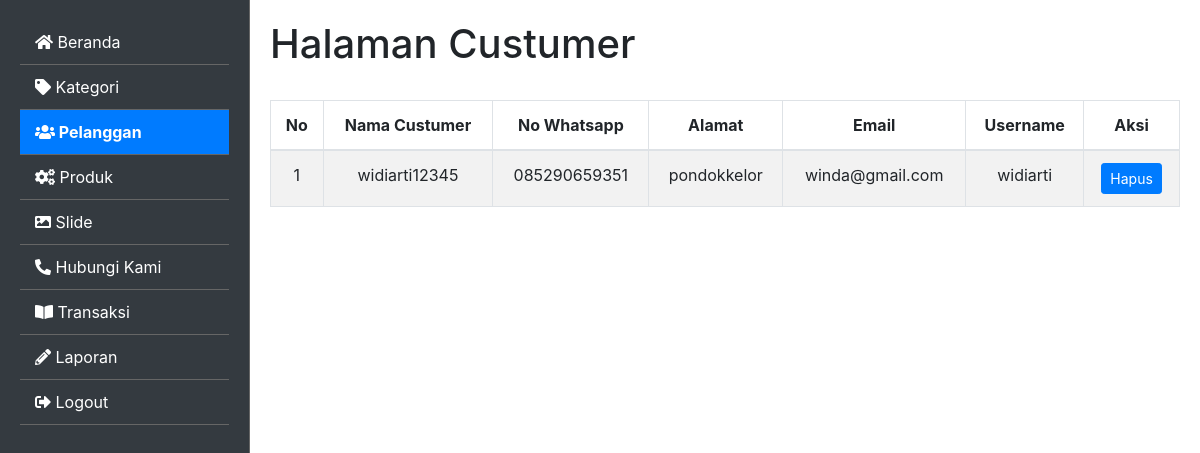
The app's page /administrator/custumer-admin/ (signed in), older data.
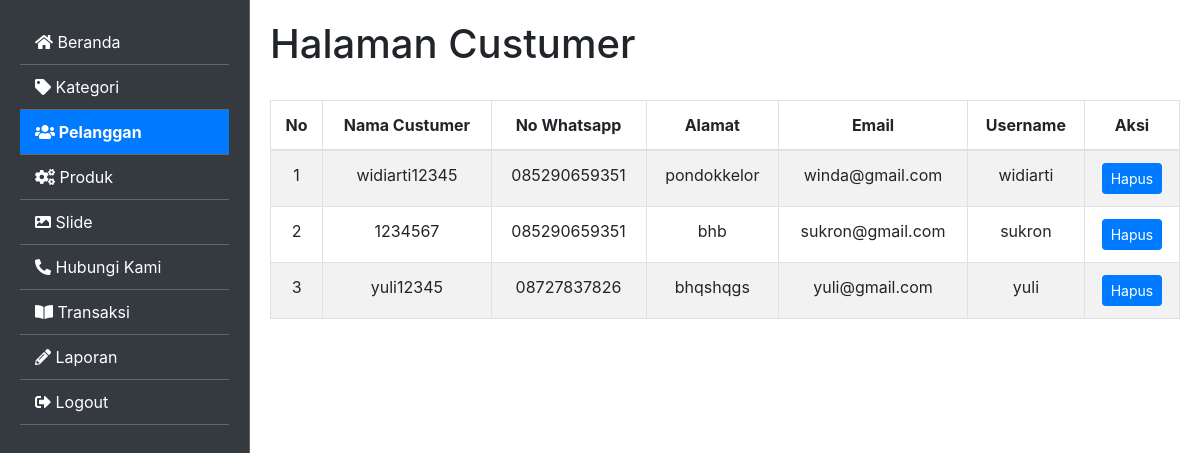
The same page, newer data.
### website/models.py (models this page shows, shortened)
class Custumer(models.Model):
    user = models.OneToOneField(User, null=True, on_delete=models.CASCADE)
    nama = models.CharField(max_length=200, blank=False, null=True)
    wa = models.CharField(max_length=200, blank=False, null=True,verbose_name="No Whatsapp")
    alamat = models.TextField(blank=False, null=True)
    email = models.EmailField(max_length=200, blank=False, null=True)
    date_created= models.DateTimeField(auto_now_add=True, null=True)
    class Meta:
        verbose_name_plural ="Custumer"

### website/decorators.py (the view)
        def perubahan_halaman(request, *args, **kwargs):
            group = None
            if request.user.groups.exists():
                group = request.user.groups.all()[0].name
            if group in yang_diizinkan :
                return fungsi_awal(request, *args, **kwargs)
            else:
                return HttpResponse('<h2><center>Anda Tidak Dijikankan Ke Tampilan ini</center></h2>')

### administrator/views.py (called while the page is built)
@login_required(login_url='loginpage')
@ijinkan_pengguna(yang_diizinkan=['administrator'])
def custumer_admin(request):
    custumer = Custumer.objects.all()
    context = {
        'data': custumer,
        'judul': 'Halaman Custumer',
        'menu': 'custumer'
    }
    return render(request, 'admin_custumer.html', context)

### cart/context_processors.py (called while the page is built)
def keranjang(request):
    return {'keranjang': Cart(request)}

### website/context_processors.py (called while the page is built)
def kategori_context_processor(request):
    return {
        'kategori': Kategori.objects.all()
    }

### website/views.py (called while the page is built)
def kategoriberanda(request):
    kategori = Kategori.objects.filter(aktif=True).order_by('-id')
    return {'kategori':kategori}

### administrator/templates/admin_custumer.html (shortened to what this page needs)
{% extends "admin.html" %}
{% load static %}
{% load humanize %}
{% block content %}
  <div class="content">
    <h1>{{judul}}</h1>
    <br/>
    <table id="dataTable" class="table table-striped table-bordered">
      <thead>
        <tr align="center">
          <th>No</th>
          <th>Nama Custumer</th>
          <th>No Whatsapp</th>
          <th>Alamat</th>
          <th>Email</th>
          <th>Username</th>
          <th>Aksi</th>
        </tr>
      </thead>
      <tbody>
        {% for row in data %}
        <tr align="center">
          <td>{{ forloop.counter }}</td>
          <td>{{row.nama}}</td>
          <td>{{row.wa}}</td>
          <td>{{row.alamat}}</td>
          <td>{{row.email}}</td>
          <td>{{row.user.username}}</td>
          <td><a href="{% url 'deletecustumer_admin' row.id  %}" class="btn btn-primary btn-sm">Hapus</a></td>
        </tr>
        {% endfor %}
      </tbody>
    </table>
  </div>
  {% endblock content %}

Row changes from the older to the newer data that the page shows:
added Custumer: nama "1234567", wa "085290659351", alamat "bhb", email "sukron@gmail.com", user.username "sukron"
added Custumer: nama "yuli12345", wa "08727837826", alamat "bhqshqgs", email "yuli@gmail.com", user.username "yuli"
